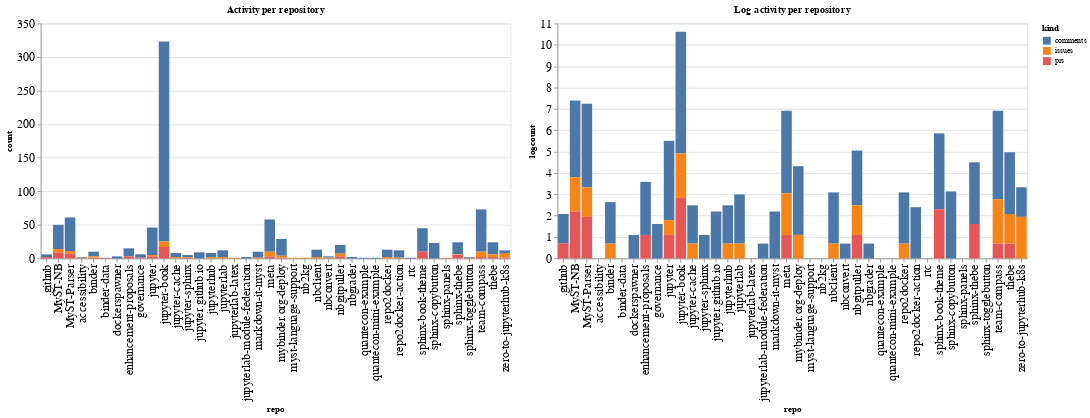

This figure's notebook cell:
### Code cell
ch1 = alt.Chart(repo_summaries, width=600, title="Activity per repository").mark_bar().encode(
    x='repo',
    y='count',
    color='kind',
    tooltip="kind"
)

ch2 = alt.Chart(repo_summaries, width=600, title="Log activity per repository").mark_bar().encode(
    x='repo',
    y='logcount',
    color='kind',
    tooltip="kind"
)

ch1 | ch2

### Figure 1 — Vega-Lite specification as saved in the notebook (floating-point values rounded to 4 significant figures)
{"config": {"axisLeft": {"labelFontSize": 15}, "axisBottom": {"labelFontSize": 15}}, "hconcat": [{"mark": "bar", "encoding": {"color": {"type": "nominal", "field": "kind"}, "tooltip": {"type": "nominal", "field": "kind"}, "x": {"type": "nominal", "field": "repo"}, "y": {"type": "quantitative", "field": "count"}}, "title": "Activity per repository", "width": 600}, {"mark": "bar", "encoding": {"color": {"type": "nominal", "field": "kind"}, "tooltip": {"type": "nominal", "field": "kind"}, "x": {"type": "nominal", "field": "repo"}, "y": {"type": "quantitative", "field": "logcount"}}, "title": "Log activity per repository", "width": 600}], "data": {"name": "data-861e3082b2b87b7882da8a7ffe009882"}, "$schema": "https://vega.github.io/schema/vega-lite/v4.8.1.json", "datasets": {"data-861e3082b2b87b7882da8a7ffe009882": [{"repo": ".github", "kind": "comments", "count": 4, "logcount": 1.386}, {"repo": ".github", "kind": "prs", "count": 2, "logcount": 0.6931}, {"repo": "MyST-NB", "kind": "comments", "count": 36, "logcount": 3.584}, {"repo": "MyST-NB", "kind": "issues", "count": 5, "logcount": 1.609}, {"repo": "MyST-NB", "kind": "prs", "count": 9, "logcount": 2.197}, {"repo": "MyST-Parser", "kind": "comments", "count": 50, "logcount": 3.912}, {"repo": "MyST-Parser", "kind": "issues", "count": 4, "logcount": 1.386}, {"repo": "MyST-Parser", "kind": "prs", "count": 7, "logcount": 1.946}, {"repo": "accessibility", "kind": "comments", "count": 1, "logcount": 0.0}, {"repo": "accessibility", "kind": "issues", "count": 1, "logcount": 0.0}, {"repo": "binder", "kind": "comments", "count": 7, "logcount": 1.946}, {"repo": "binder", "kind": "issues", "count": 2, "logcount": 0.6931}, {"repo": "binder", "kind": "prs", "count": 1, "logcount": 0.0}, {"repo": "binder-data", "kind": "prs", "count": 1, "logcount": 0.0}, {"repo": "dockerspawner", "kind": "comments", "count": 3, "logcount": 1.099}, {"repo": "enhancement-proposals", "kind": "comments", "count": 12, "logcount": 2.485}, {"repo": "enhancement-proposals", "kind": "prs", "count": 3, "logcount": 1.099}, {"repo": "governance", "kind": "comments", "count": 5, "logcount": 1.609}, {"repo": "governance", "kind": "prs", "count": 1, "logcount": 0.0}, {"repo": "jupyter", "kind": "comments", "count": 41, "logcount": 3.714}, {"repo": "jupyter", "kind": "issues", "count": 2, "logcount": 0.6931}, {"repo": "jupyter", "kind": "prs", "count": 3, "logcount": 1.099}, {"repo": "jupyter-book", "kind": "comments", "count": 298, "logcount": 5.697}, {"repo": "jupyter-book", "kind": "issues", "count": 8, "logcount": 2.079}, {"repo": "jupyter-book", "kind": "prs", "count": 17, "logcount": 2.833}, {"repo": "jupyter-cache", "kind": "comments", "count": 6, "logcount": 1.792}, {"repo": "jupyter-cache", "kind": "issues", "count": 2, "logcount": 0.6931}, {"repo": "jupyter-sphinx", "kind": "comments", "count": 3, "logcount": 1.099}, {"repo": "jupyter-sphinx", "kind": "issues", "count": 1, "logcount": 0.0}, {"repo": "jupyter-sphinx", "kind": "prs", "count": 1, "logcount": 0.0}, {"repo": "jupyter.github.io", "kind": "comments", "count": 9, "logcount": 2.197}, {"repo": "jupyterhub", "kind": "comments", "count": 6, "logcount": 1.792}, {"repo": "jupyterhub", "kind": "issues", "count": 2, "logcount": 0.6931}, {"repo": "jupyterlab", "kind": "comments", "count": 10, "logcount": 2.303}, {"repo": "jupyterlab", "kind": "issues", "count": 2, "logcount": 0.6931}, {"repo": "jupyterlab-latex", "kind": "issues", "count": 1, "logcount": 0.0}, {"repo": "jupyterlab-module-federation", "kind": "comments", "count": 2, "logcount": 0.6931}, {"repo": "markdown-it-myst", "kind": "comments", "count": 9, "logcount": 2.197}, {"repo": "markdown-it-myst", "kind": "issues", "count": 1, "logcount": 0.0}, {"repo": "meta", "kind": "comments", "count": 48, "logcount": 3.871}, {"repo": "meta", "kind": "issues", "count": 7, "logcount": 1.946}, {"repo": "meta", "kind": "prs", "count": 3, "logcount": 1.099}, {"repo": "mybinder.org-deploy", "kind": "comments", "count": 25, "logcount": 3.219}, {"repo": "mybinder.org-deploy", "kind": "issues", "count": 3, "logcount": 1.099}, {"repo": "mybinder.org-deploy", "kind": "prs", "count": 1, "logcount": 0.0}, {"repo": "myst-language-support", "kind": "issues", "count": 1, "logcount": 0.0}, {"repo": "nb2kg", "kind": "issues", "count": 1, "logcount": 0.0}, {"repo": "nbclient", "kind": "comments", "count": 11, "logcount": 2.398}, {"repo": "nbclient", "kind": "issues", "count": 2, "logcount": 0.6931}, {"repo": "nbconvert", "kind": "comments", "count": 2, "logcount": 0.6931}, {"repo": "nbconvert", "kind": "issues", "count": 1, "logcount": 0.0}, {"repo": "nbgitpuller", "kind": "comments", "count": 13, "logcount": 2.565}, {"repo": "nbgitpuller", "kind": "issues", "count": 4, "logcount": 1.386}, {"repo": "nbgitpuller", "kind": "prs", "count": 3, "logcount": 1.099}, {"repo": "nbgrader", "kind": "comments", "count": 2, "logcount": 0.6931}, {"repo": "quantecon-example", "kind": "comments", "count": 1, "logcount": 0.0}, {"repo": "quantecon-mini-example", "kind": "comments", "count": 1, "logcount": 0.0}, {"repo": "repo2docker", "kind": "comments", "count": 11, "logcount": 2.398}, {"repo": "repo2docker", "kind": "issues", "count": 2, "logcount": 0.6931}, {"repo": "repo2docker-action", "kind": "comments", "count": 11, "logcount": 2.398}, {"repo": "repo2docker-action", "kind": "issues", "count": 1, "logcount": 0.0}, {"repo": "rtc", "kind": "comments", "count": 1, "logcount": 0.0}, {"repo": "sphinx-book-theme", "kind": "comments", "count": 35, "logcount": 3.555}, {"repo": "sphinx-book-theme", "kind": "prs", "count": 10, "logcount": 2.303}, {"repo": "sphinx-copybutton", "kind": "comments", "count": 23, "logcount": 3.135}, {"repo": "sphinx-panels", "kind": "issues", "count": 1, "logcount": 0.0}, {"repo": "sphinx-thebe", "kind": "comments", "count": 18, "logcount": 2.89}, {"repo": "sphinx-thebe", "kind": "issues", "count": 1, "logcount": 0.0}, {"repo": "sphinx-thebe", "kind": "prs", "count": 5, "logcount": 1.609}, {"repo": "sphinx-togglebutton", "kind": "comments", "count": 1, "logcount": 0.0}, {"repo": "sphinx-togglebutton", "kind": "prs", "count": 1, "logcount": 0.0}, {"repo": "team-compass", "kind": "comments", "count": 63, "logcount": 4.143}, {"repo": "team-compass", "kind": "issues", "count": 8, "logcount": 2.079}, {"repo": "team-compass", "kind": "prs", "count": 2, "logcount": 0.6931}, {"repo": "thebe", "kind": "comments", "count": 18, "logcount": 2.89}, {"repo": "thebe", "kind": "issues", "count": 4, "logcount": 1.386}, {"repo": "thebe", "kind": "prs", "count": 2, "logcount": 0.6931}, {"repo": "zero-to-jupyterhub-k8s", "kind": "comments", "count": 4, "logcount": 1.386}, {"repo": "zero-to-jupyterhub-k8s", "kind": "issues", "count": 7, "logcount": 1.946}, {"repo": "zero-to-jupyterhub-k8s", "kind": "prs", "count": 1, "logcount": 0.0}]}}
